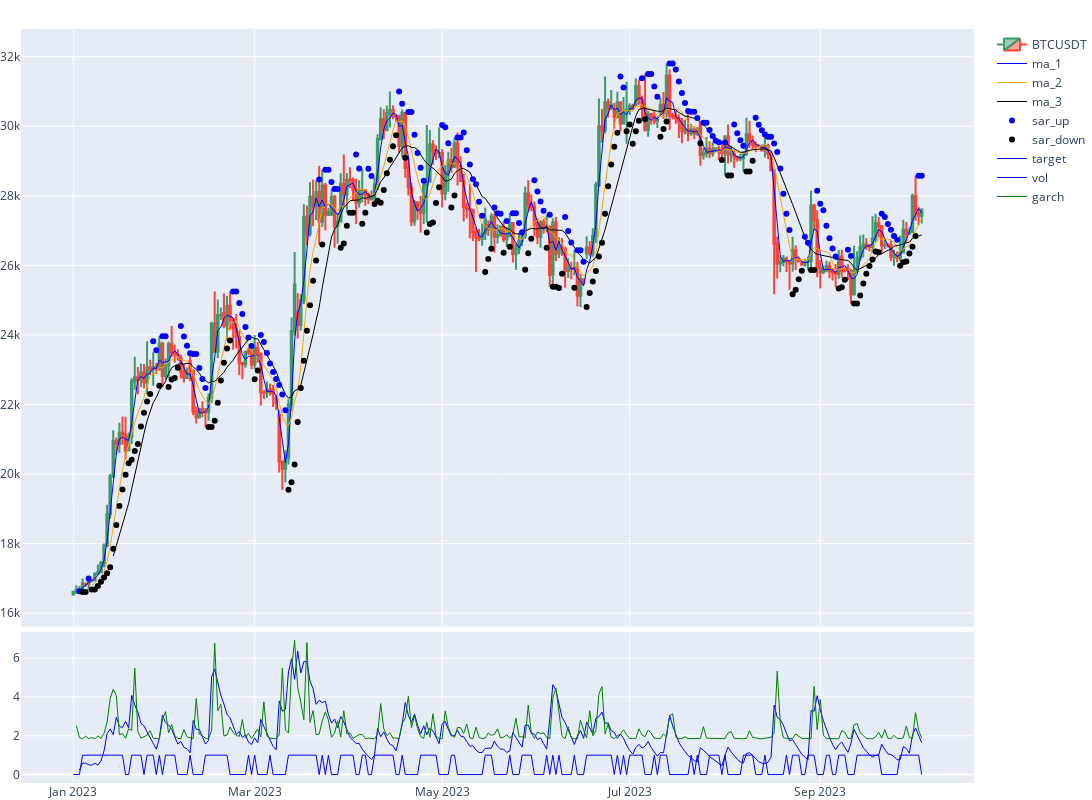

Notebook cell for this chart:
### Code cell
from utils.plot import *

fig = make_subplots(rows = 2, cols = 1, shared_xaxes = True, row_heights = [0.8, 0.2], vertical_spacing = 0.01)
#shared_xaxes=True, row_heights=[0.6, 0.2, 0.2]
fig.add_trace(
    go.Candlestick(
        x = data.index , open = data.open, close = data.close,
        high = data.high, low = data.low, name = data.symbol[0],
        yaxis='y1'
    ),
    col = 1, row = 1
)


add_line(fig, x=data.index, y=data['ma_1'], name='ma_1', color='blue')
add_line(fig, x=data.index, y=data['ma_2'], name='ma_2', color='orange')
add_line(fig, x=data.index, y=data['ma_3'], name='ma_3', color='black')
add_mark(fig, x=data.index, y=data['sar_up'], name='sar_up', color='blue')
add_mark(fig, x=data.index, y=data['sar_down'], name='sar_down', color='black')


add_line(fig, x=data.index, y=data['target'], name='target', color='blue', row = 2 , col = 1)
add_line(fig, x=data.index, y=data['vol'], name='vol', color='blue', row = 2 , col = 1)
add_line(fig, x=data.index, y=data['garch'], name='garch', color='green', row = 2 , col = 1)


fig.update_xaxes(rangeslider_visible = False , col =1, row =1)

fig.update_xaxes(showspikes=True)
fig.update_yaxes(showspikes=True)

#Fig = go.FigureWidget(fig)
fig.update_layout(height = 800 , width =1500,
                  margin=dict(
                        l=5, r=0, b=10, t=30,
                        pad=1
                    ),
                  showlegend=True,
                  )
fig.show()

### Figure 1 — Plotly figure (JSON) as saved in the notebook; plotly's stock layout.template omitted (floating-point values rounded to 4 significant figures; data arrays with more than 128 entries replaced by an {"elided": "..."} marker saying what was removed)
{"data": [{"close": {"elided": "277 float values"}, "high": {"elided": "277 float values"}, "low": {"elided": "277 float values"}, "name": "BTCUSDT", "open": {"elided": "277 float values"}, "type": "candlestick", "x": {"elided": "277 str values"}, "xaxis": "x", "yaxis": "y"}, {"line": {"color": "blue", "width": 1}, "name": "ma_1", "type": "scatter", "x": {"elided": "277 str values"}, "xaxis": "x", "y": {"elided": "277 float values"}, "yaxis": "y"}, {"line": {"color": "orange", "width": 1}, "name": "ma_2", "type": "scatter", "x": {"elided": "277 str values"}, "xaxis": "x", "y": {"elided": "277 float values"}, "yaxis": "y"}, {"line": {"color": "black", "width": 1}, "name": "ma_3", "type": "scatter", "x": {"elided": "277 str values"}, "xaxis": "x", "y": {"elided": "277 float values"}, "yaxis": "y"}, {"line": {"color": "blue", "width": 1}, "mode": "markers", "name": "sar_up", "type": "scatter", "x": {"elided": "277 str values"}, "xaxis": "x", "y": {"elided": "277 float values"}, "yaxis": "y"}, {"line": {"color": "black", "width": 1}, "mode": "markers", "name": "sar_down", "type": "scatter", "x": {"elided": "277 str values"}, "xaxis": "x", "y": {"elided": "277 float values"}, "yaxis": "y"}, {"line": {"color": "blue", "width": 1}, "name": "target", "type": "scatter", "x": {"elided": "277 str values"}, "xaxis": "x2", "y": {"elided": "277 int values"}, "yaxis": "y2"}, {"line": {"color": "blue", "width": 1}, "name": "vol", "type": "scatter", "x": {"elided": "277 str values"}, "xaxis": "x2", "y": {"elided": "277 float values"}, "yaxis": "y2"}, {"line": {"color": "green", "width": 1}, "name": "garch", "type": "scatter", "x": {"elided": "277 str values"}, "xaxis": "x2", "y": {"elided": "277 float values"}, "yaxis": "y2"}], "layout": {"height": 800, "margin": {"b": 10, "l": 5, "pad": 1, "r": 0, "t": 30}, "showlegend": true, "width": 1500, "xaxis": {"anchor": "y", "domain": [0, 1], "matches": "x2", "rangeslider": {"visible": false}, "showspikes": true, "showticklabels": false}, "xaxis2": {"anchor": "y2", "domain": [0, 1], "showspikes": true}, "yaxis": {"anchor": "x", "domain": [0.208, 1], "showspikes": true}, "yaxis2": {"anchor": "x2", "domain": [0, 0.198], "showspikes": true}}}
